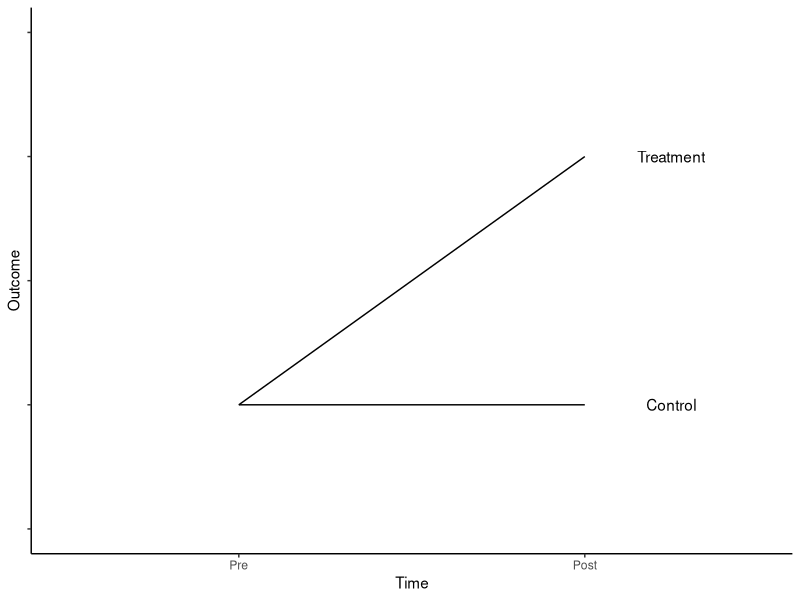
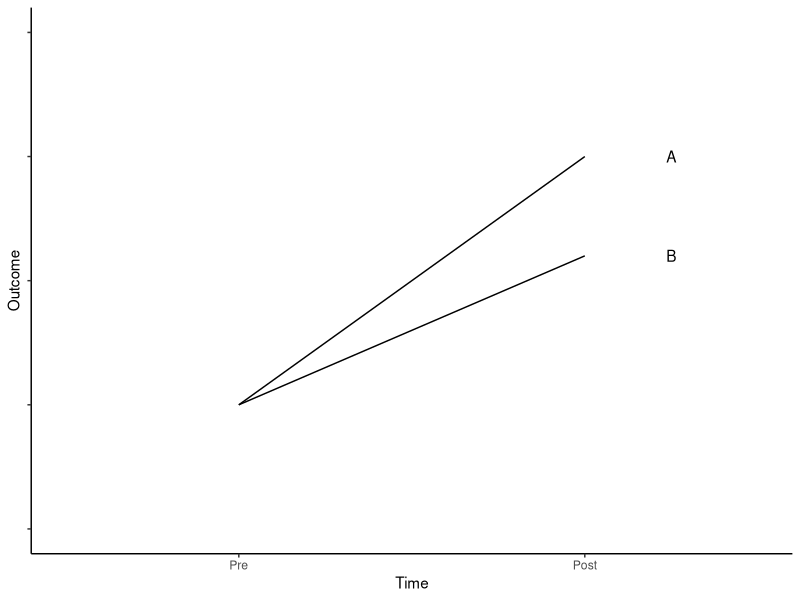
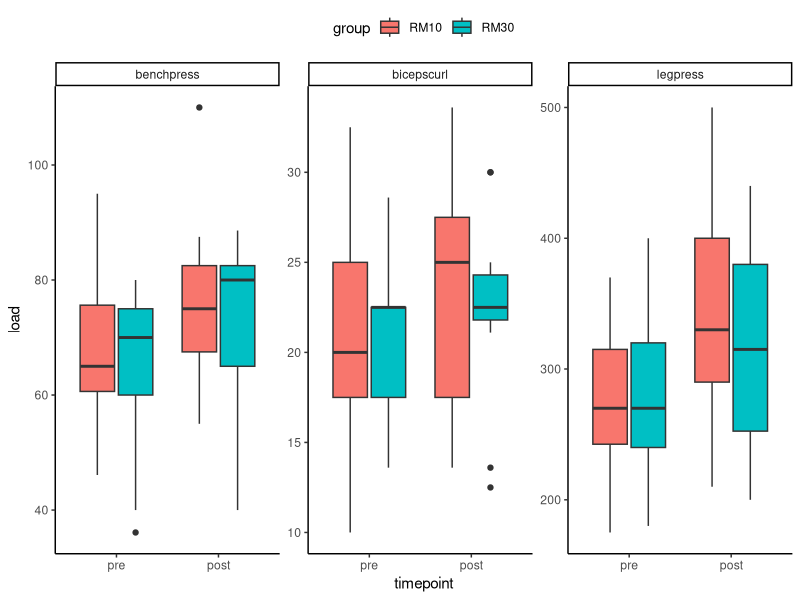

These charts were generated, in order, by the following R code:
## ---- chunk 1
knitr::opts_chunk$set(echo = FALSE, message = FALSE, warning = FALSE)
## ---- chunk 2
library(tidyverse); library(readxl)
#set.seed(1)
#
#df <- data.frame(group = rep(c("A", "B", "C"), each = 10),  outcome = c(rnorm(10, 5, 2), #rnorm(10, 7.8, 2), rnorm(10, 10, 2))) 
#
#avg <- df %>%
#        group_by(group) %>%
#        summarise(m = mean(outcome))
#
#avg.all <- df %>%
#        group_by() %>%
#        summarise(m = mean(outcome))
#
#
#
#df %>%
#        ggplot(aes(group, outcome)) + geom_jitter(width = 0.2) + 
#        geom_point(data = avg, aes(group, m))+
#        geom_segment(data = avg, aes(c(0.75, 1.75, 2.75),
#                                     m, 
#                                     yend = m,
#                                     xend = c(1.25, 2.25, 3.25))) +
#        geom_hline(yintercept = avg.all$m, color = "blue")
#
#
#
#contrasts(df$group) <- "contr.helmert"
#
#
#a <- aov(outcome ~ group, data = df)
#l <- lm(outcome ~ group, data = df)
#?aov
#summary(a)
#summary(l)

## ---- chunk 3

data.frame(Time = c("Pre", "Post", "Pre", "Post"), outcome = c(0,1, 0,1)) %>%
        mutate(Time = factor(Time, levels = c("Pre", "Post"))) %>%
        ggplot(aes(Time, outcome)) + 
        theme_classic() + 
        ylab("Outcome") +
        theme(axis.text.y = element_blank()) +
        geom_segment(aes(x = Time, xend = 2, 
                         y = c(0.5,0.5, 0.5,1.5), 
                         yend = c(0.5,0.5, 1.5,1.5))) + 
        scale_y_continuous(limits = c(0,2)) + 
        annotate(geom = "text", x = 2.25, y = 1.5, label = "Treatment") +
        annotate(geom = "text", x = 2.25, y = 0.5, label = "Control") 

## ---- chunk 4

data.frame(Time = c("Pre", "Post", "Pre", "Post"), outcome = c(0,1, 0,1)) %>%
        mutate(Time = factor(Time, levels = c("Pre", "Post"))) %>%
        ggplot(aes(Time, outcome)) + 
        theme_classic() + 
        ylab("Outcome") +
        theme(axis.text.y = element_blank()) +
        geom_segment(aes(x = Time, xend = 2, 
                         y = c(0.5,0.5, 0.5,1.5), 
                         yend = c(1.1,0.5, 1.5,1.5))) + 
        scale_y_continuous(limits = c(0,2)) + 
        annotate(geom = "text", x = 2.25, y = 1.5, label = "A") +
        annotate(geom = "text", x = 2.25, y = 1.1, label = "B") 

## ---- chunk 5
library(tidyverse); library()
read_excel("./data/ten_vs_thirty.xlsx", na = "NA") %>%
        mutate(timepoint = factor(timepoint, levels = c("pre", "post"))) %>%
        ggplot(aes(timepoint, load, fill = group)) + geom_boxplot() +
        facet_wrap(~ exercise, scales = "free") + 
        theme_classic() +
        theme(legend.position="top")
